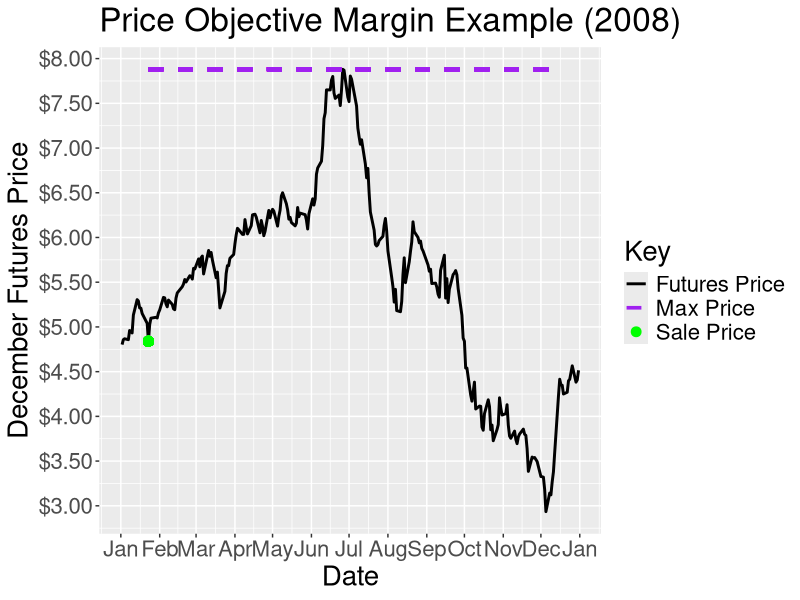

Reproduce this figure in R.

library(readr)
library(ggplot2)
library(lubridate)

Corn_FuturesMarket <- read_csv("Data/Corn_FuturesMarket.csv")

my1Int = interval(ymd(20080101), ymd(20090101))

saleDate = mdy(Corn_FuturesMarket$Date[15])
deliveryDate = mdy("12-14-2008")

theme_update(text = element_text(size=20))

ggplot(data = Corn_FuturesMarket[which(mdy(Corn_FuturesMarket$Date) %within% my1Int), ]) + 
  geom_line(aes(x = mdy(Date), y = DecNC, color = "Futures Price"), 
            group = 1, size = 1) + 
  scale_x_date(date_breaks = "1 month", date_labels =  "%b")  + 
  scale_y_continuous(breaks = round(seq(3, 8, by = 0.5),1), 
                     labels=scales::dollar_format()) + 
  geom_point(aes(x = saleDate, 
                 y = Corn_FuturesMarket$DecNC[15],
                 color = "Sale Price"), 
             size = 3) + 
  geom_segment(aes(x = saleDate, 
                   y = 7.88, 
                   xend = deliveryDate, 
                   yend = 7.88,
                   color = "Max Price"),
               linetype = "dashed", 
               size = 1.25) + 
  scale_color_manual(values = c("black", "purple", "green")) + 
  labs(x = "Date", y = "December Futures Price", color = "Key", 
       title = "Price Objective Margin Example (2008)")



